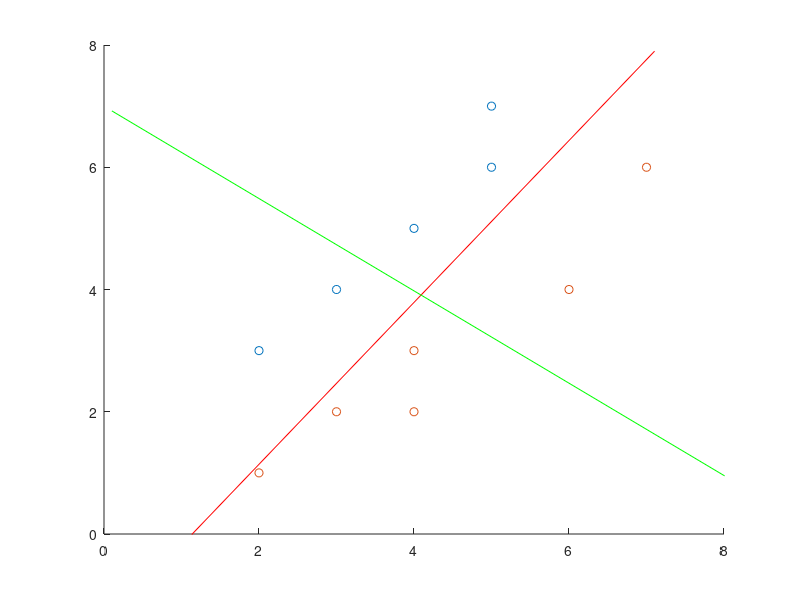
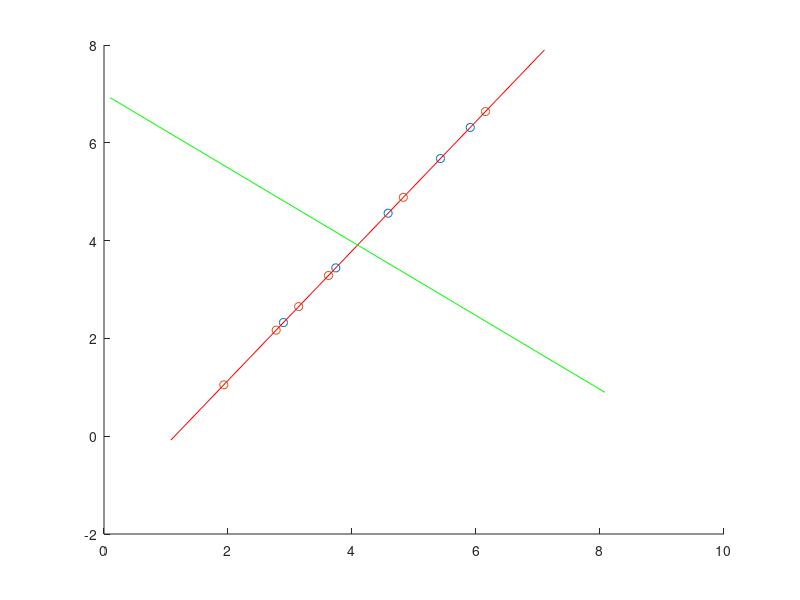
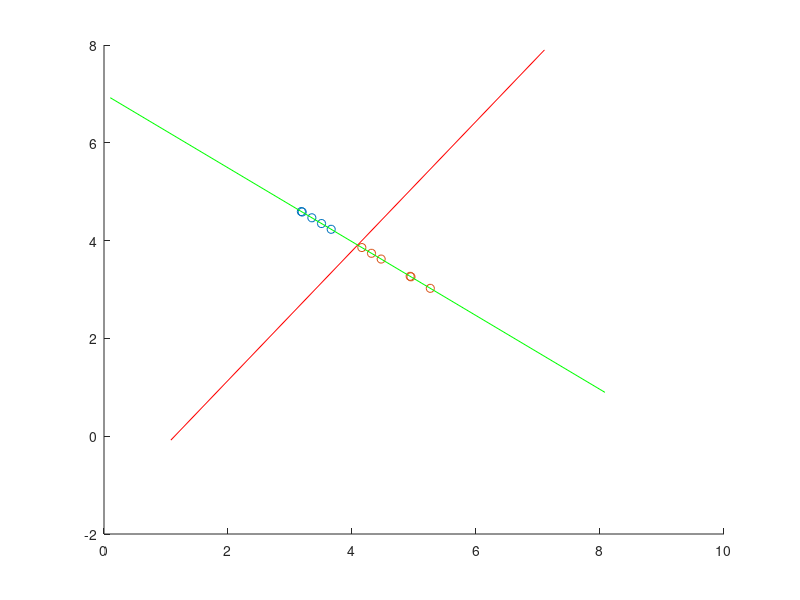

MATLAB code to generate these figures, in order:
I = [2 3;3 4;4 5;5 6;5 7;2 1;3 2;4 2;4 3;6 4;7 6];
c = [  1;  1;  1;  1;  1;  2;  2;  2;  2;  2;  2]; 

c1 = I(c==1,:);
c2 = I(c==2,:);

figure;

p1 = scatter(c1(:,1), c1(:,2)); hold on;
p2 = scatter(c2(:,1), c2(:,2));

xlim([0 8])
ylim([0 8])

mu = mean(I);
Fi = bsxfun(@minus, I, mu);

A = Fi' * Fi;
[V, D] = eig(A); 
%eigshow(A);

% sort eigenvectors descending manner
[D, i] = sort(diag(D), 'descend');
V = V(:, i);


scale = 5;
pc1 = line([mu(1) - scale * V(1,1) mu(1) + scale * V(1,1)], [mu(2) - scale * V(2,1) mu(2) + scale * V(2,1)]);
pc2 = line([mu(1) - scale * V(1,2) mu(1) + scale * V(1,2)], [mu(2) - scale * V(2,2) mu(2) + scale * V(2,2)]);

set(pc1, 'color', [1 0 0])
set(pc2, 'color', [0 1 0])


cumsum(D)/sum(D);

% project on pc1
z = Fi*V(:,1);
% and reconstruct it
p = z*V(:,1)';
p = bsxfun(@plus, p, mu);


% delete old plots
%delete(p1);delete(p2);

figure;

y1 = p(c==1,:);
y2 = p(c==2,:);



p1 = scatter(y1(:,1),y1(:,2)); hold on;
p2 = scatter(y2(:,1), y2(:,2)); 


scale = 5;
pc1 = line([mu(1) - scale * V(1,1) mu(1) + scale * V(1,1)], [mu(2) - scale * V(2,1) mu(2) + scale * V(2,1)]);
pc2 = line([mu(1) - scale * V(1,2) mu(1) + scale * V(1,2)], [mu(2) - scale * V(2,2) mu(2) + scale * V(2,2)]);

set(pc1, 'color', [1 0 0])
set(pc2, 'color', [0 1 0])

% project on pc1
z = Fi*V(:,2);
% and reconstruct it
p = z*V(:,2)';
p = bsxfun(@plus, p, mu);


% delete old plots
%delete(p1);delete(p2);

figure;

y1 = p(c==1,:);
y2 = p(c==2,:);



p1 = scatter(y1(:,1),y1(:,2)); hold on;
p2 = scatter(y2(:,1), y2(:,2)); 


scale = 5;
pc1 = line([mu(1) - scale * V(1,1) mu(1) + scale * V(1,1)], [mu(2) - scale * V(2,1) mu(2) + scale * V(2,1)]);
pc2 = line([mu(1) - scale * V(1,2) mu(1) + scale * V(1,2)], [mu(2) - scale * V(2,2) mu(2) + scale * V(2,2)]);

set(pc1, 'color', [1 0 0])
set(pc2, 'color', [0 1 0])
